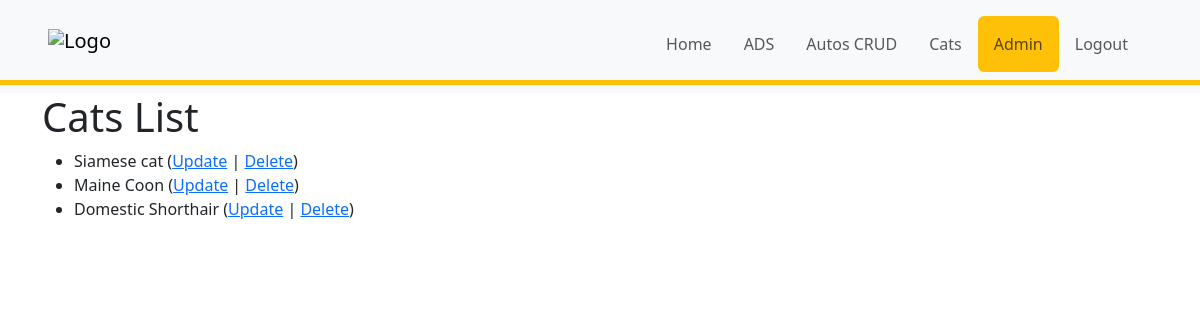
The app's page /cats/breed (signed in) with its own data.
### cats/models.py (models this page shows, shortened)
class Breed(models.Model):
  name = models.CharField(max_length=200, validators=[MinLengthValidator(2)])

### cats/views.py (the view)
# urls.py: path('breed', BreedList.as_view(), name='breeds'),
class BreedList(LoginRequiredMixin, ListView):
  model = Breed
  def get_context_data(self, **kwargs):
    context = super().get_context_data(**kwargs)
    context['breeds'] = Breed.objects.all()
    return context

### home/context_processors.py (called while the page is built)
def settings(request):
    return {
        'settings': django_settings,
    }

### templates/cats/breed_list.html
{% extends "_base.html" %}
{% block content %}
  <h1>Cats List</h1>
  {% if breeds %}
  <ul>
    {% for breed in breeds %}
    <li>
      {{ breed.name }}
      (<a href="{% url 'cats:breed_update' breed.id %}">Update</a> |
      <a href="{% url 'cats:breed_delete' breed.id %}">Delete</a>) <br/>
  </li>
    {% endfor %}
  </ul>
  {% else %}
  <p>There are no breeds in the library.</p>
  <p>Please add a breed before you add a cat. </p>
  {% endif %}
{% endblock %}

### records on screen
Breed: name "Siamese cat"
Breed: name "Maine Coon"
Breed: name "Domestic Shorthair"
